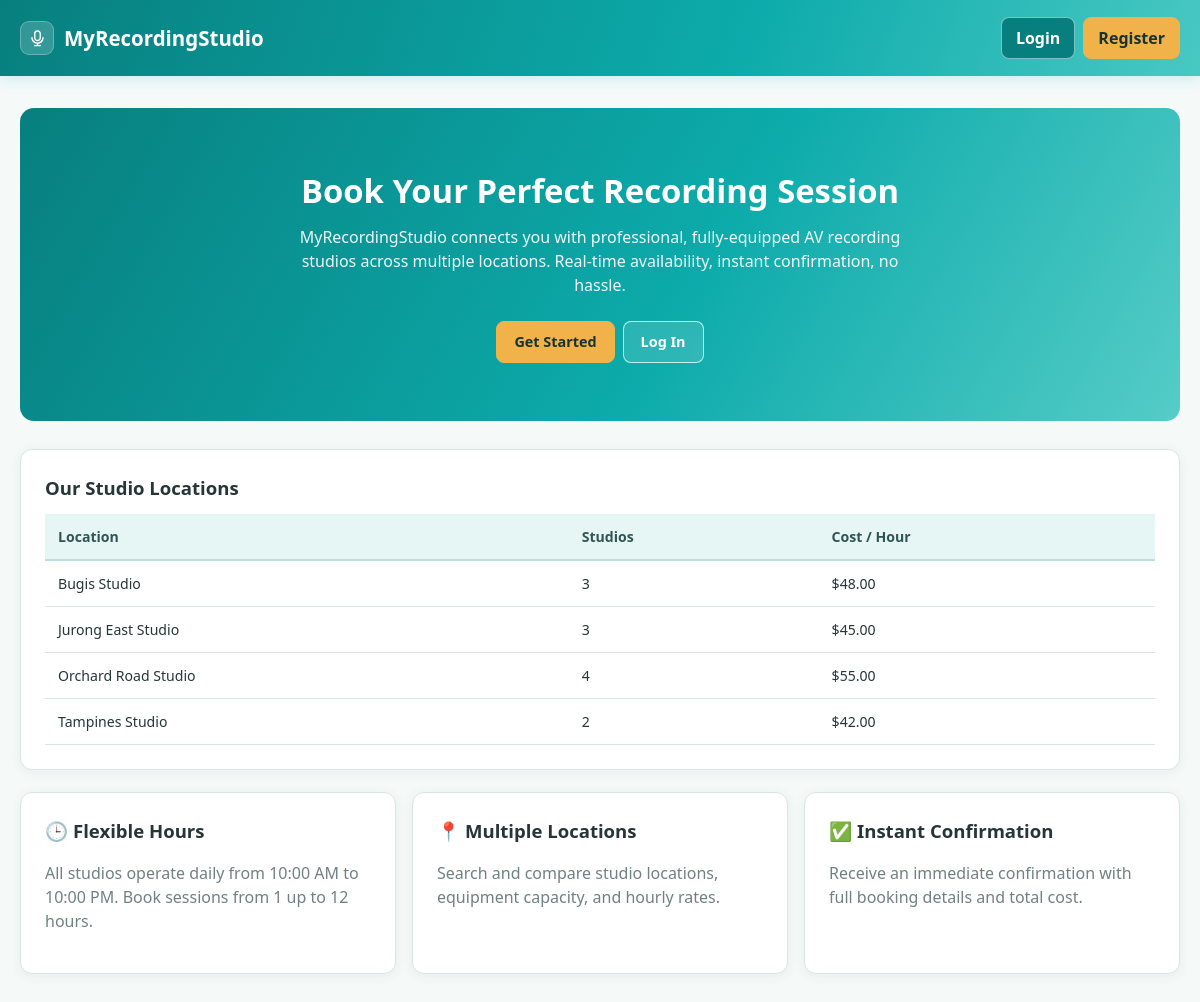
The page / on the database its author committed.
### tables this page shows
CREATE TABLE locations (
    location_id    INT AUTO_INCREMENT PRIMARY KEY,
    description    VARCHAR(255) NOT NULL,
    num_studios    INT NOT NULL,
    cost_per_hour  DECIMAL(8,2) NOT NULL,
    created_at     DATETIME NOT NULL DEFAULT CURRENT_TIMESTAMP,
    CONSTRAINT chk_num_studios CHECK (num_studios > 0),
    CONSTRAINT chk_cost CHECK (cost_per_hour > 0)
);

### includes/bootstrap.php (called while the page is built, shortened)
<?php
spl_autoload_register(function ($class) {
    $path = __DIR__ . '/../classes/' . $class . '.php';
});
require_once __DIR__ . '/functions.php';

### classes/Database.php (called while the page is built)
<?php
class Database
{
    private static ?Database $instance = null;
    private PDO $pdo;
    private function __construct()
    {
        $dsn = "mysql:host=" . DB_HOST . ";dbname=" . DB_NAME . ";charset=utf8mb4";
        try {
            $this->pdo = new PDO($dsn, DB_USER, DB_PASS, [
                PDO::ATTR_ERRMODE            => PDO::ERRMODE_EXCEPTION,
                PDO::ATTR_DEFAULT_FETCH_MODE => PDO::FETCH_ASSOC,
                PDO::ATTR_EMULATE_PREPARES   => false,
            ]);
        } catch (PDOException $e) {
            die("Database connection failed. Please check that MySQL is running in XAMPP "
                . "and that the database 'myrecordingstudio' has been imported. Error: " . $e->getMessage());
        }
    }
    public static function getInstance(): Database
    {
        if (self::$instance === null) {
            self::$instance = new Database();
        }
        return self::$instance;
    }
    public function getConnection(): PDO
    {
        return $this->pdo;
    }
}

### classes/Location.php (called while the page is built, shortened)
<?php
class Location
{
    private PDO $db;
    public function __construct()
    {
        $this->db = Database::getInstance()->getConnection();
    }
    public function getAll(): array
    {
        $stmt = $this->db->query("SELECT * FROM locations ORDER BY description ASC");
        return $stmt->fetchAll();
    }
}

### includes/functions.php (called while the page is built, shortened)
<?php
function formatMoney($amount): string
{
    return '$' . number_format((float)$amount, 2);
}
function e(string $value): string
{
    return htmlspecialchars($value, ENT_QUOTES, 'UTF-8');
}

### index.php (the view, shortened to what this page needs)
<?php
require_once __DIR__ . '/includes/bootstrap.php';
include __DIR__ . '/includes/header.php';
$locationModel = new Location();
$featured = array_slice($locationModel->getAll(), 0, 4);
?>
<div class="hero">
    <h1>Book Your Perfect Recording Session</h1>
    <p>MyRecordingStudio connects you with professional, fully-equipped AV recording studios across multiple locations. Real-time availability, instant confirmation, no hassle.</p>
    <div class="btn-group">
        <a href="auth/register.php" class="btn btn-accent hero-register">
            Get Started
        </a>
        <a href="auth/login.php" class="btn btn-outline hero-login">
            Log In
        </a>
    </div>
</div>
<div class="card">
    <h2>Our Studio Locations</h2>
    <?php if (empty($featured)): ?>
        <p class="text-muted">No locations available yet. Please check back soon.</p>
    <?php else: ?>
        <div class="table-wrap">
        <table class="data-table">
            <thead><tr><th>Location</th><th>Studios</th><th>Cost / Hour</th></tr></thead>
            <tbody>
            <?php foreach ($featured as $loc): ?>
                <tr>
                    <td><?= e($loc['description']) ?></td>
                    <td><?= (int)$loc['num_studios'] ?></td>
                    <td><?= formatMoney($loc['cost_per_hour']) ?></td>
                </tr>
            <?php endforeach; ?>
            </tbody>
        </table>
        </div>
    <?php endif; ?>
</div>
<div class="card-grid">
    <div class="card">
        <h2>🕒 Flexible Hours</h2>
        <p class="text-muted">All studios operate daily from 10:00 AM to 10:00 PM. Book sessions from 1 up to 12 hours.</p>
    </div>
    <div class="card">
        <h2>📍 Multiple Locations</h2>
        <p class="text-muted">Search and compare studio locations, equipment capacity, and hourly rates.</p>
    </div>
    <div class="card">
        <h2>✅ Instant Confirmation</h2>
        <p class="text-muted">Receive an immediate confirmation with full booking details and total cost.</p>
    </div>
</div>
<?php include __DIR__ . '/includes/footer.php'; ?>

### assets/css/style.css (style rules this page uses)
:root { --primary: #0DABAB; --primary-dark: #087F7F; --primary-soft: #E6F6F5; --danger: #C95656; --danger-soft: #F9E8E8; --warning: #C58A32; --warning-soft: #FBF1DF; --success: #2F8F72; --success-soft: #E6F4EF; --info: #397AA8; --info-soft: #E8F1F8; --bg: #F5FAF9; --card-bg: #FFFFFF; --text: #263535; --text-muted: #718080; --border: #D8E6E4; --radius: 12px; --shadow: 0 2px 12px rgba(38, 53, 53, 0.07); --shadow-hover: 0 8px 24px rgba(38, 53, 53, 0.12); }
* { box-sizing: border-box; }
html { scroll-behavior: smooth; }
body { margin: 0; font-family: "Segoe UI", Roboto, Helvetica, Arial, sans-serif; background: var(--bg); color: var(--text); line-height: 1.5; }
a { color: var(--primary-dark); text-decoration: none; }
.card { background: var(--card-bg); border: 1px solid var(--border); border-radius: var(--radius); box-shadow: var(--shadow); padding: 24px; margin-bottom: 22px; }
.card h2 { margin: 0 0 12px; font-size: 1.16rem; }
.card-grid { display: grid; grid-template-columns: repeat(auto-fit, minmax(230px, 1fr)); gap: 16px; }
.btn { display: inline-flex; align-items: center; justify-content: center; padding: 9px 17px; border: 1px solid transparent; border-radius: 8px; font-size: .9rem; font-weight: 650; cursor: pointer; text-align: center; transition: background .15s ease, border-color .15s ease, box-shadow .15s ease, transform .05s ease; }
.btn-accent { background: var(--primary-dark); color: #fff; }
.btn-outline { background: #fff; color: var(--primary-dark); border-color: var(--primary); }
.btn-group { display: flex; gap: 8px; flex-wrap: wrap; }
.table-wrap { overflow-x: auto; }
table.data-table { width: 100%; border-collapse: collapse; font-size: .88rem; }
table.data-table th, table.data-table td { padding: 12px 13px; text-align: left; border-bottom: 1px solid var(--border); vertical-align: middle; }
table.data-table th { background: #E6F6F5; color: #315555; font-weight: 750; white-space: nowrap; border-bottom: 2px solid #B9DEDB; }
.hero { padding: 58px 40px; margin-bottom: 28px; border-radius: 14px; background: linear-gradient( 120deg, #087F7F 0%, #0DABAB 58%, #55CCC7 100% ); color: #fff; text-align: center; }
.hero h1 { margin: 0 0 10px; font-size: 2.05rem; }
.hero p { max-width: 650px; margin: 0 auto 24px; opacity: .93; }
.hero .btn-group { justify-content: center; }
.hero-register { background: #F1B24A; color: #173333; border-color: #F1B24A; }
.hero-login { background: rgba(255,255,255,.13); color: #fff; border: 1px solid rgba(255,255,255,.75); }
.text-muted { color: var(--text-muted); }

### rows shown on the page
locations: description "Bugis Studio", num_studios "3", cost_per_hour "$48.00"
locations: description "Jurong East Studio", num_studios "3", cost_per_hour "$45.00"
locations: description "Orchard Road Studio", num_studios "4", cost_per_hour "$55.00"
locations: description "Tampines Studio", num_studios "2", cost_per_hour "$42.00"
